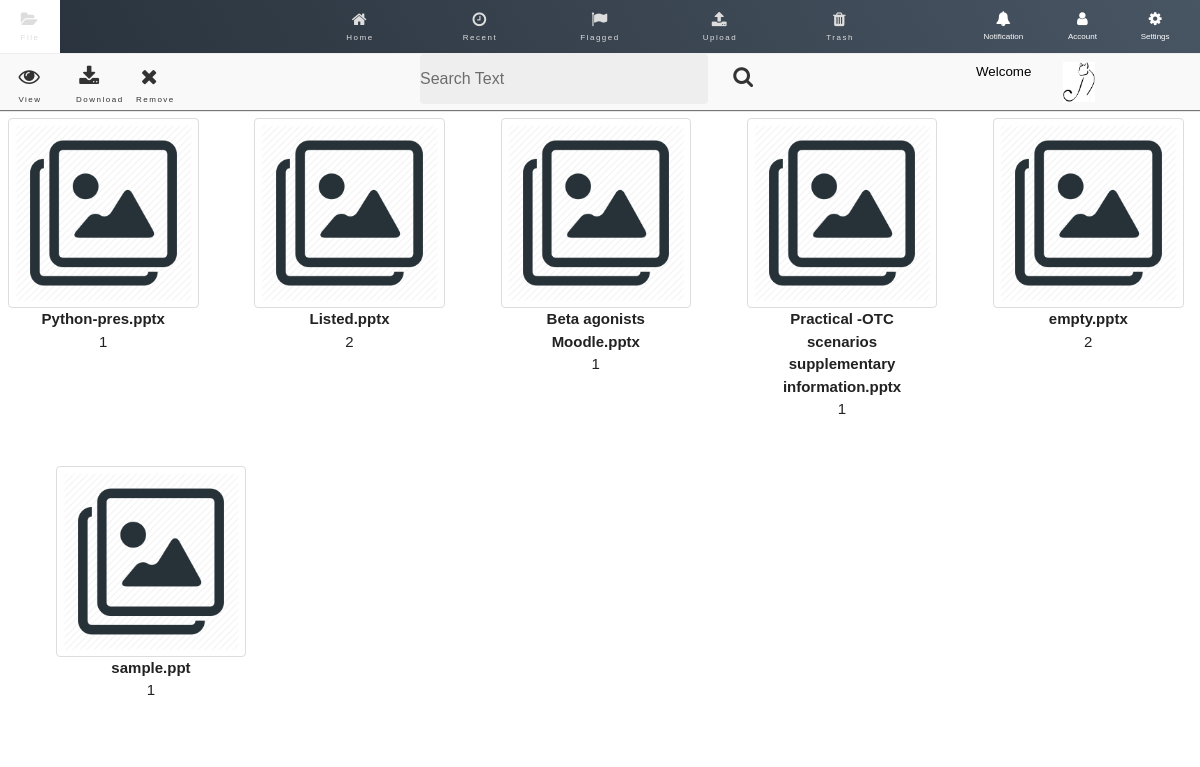
The app's page /?/Welcome/summon/home with its own data.
### tables this page shows
CREATE TABLE `wc_file` (
  `id` int(11) NOT NULL AUTO_INCREMENT,
  `name` varchar(256) NOT NULL,
  `extension` varchar(5) NOT NULL,
  `location` varchar(256) DEFAULT '',
  `created` datetime DEFAULT CURRENT_TIMESTAMP,
  `modified` datetime DEFAULT CURRENT_TIMESTAMP,
  `fsize` int(11) NOT NULL,
  `flag` int(11) NOT NULL DEFAULT '1',
  `member` int(11) NOT NULL,
  `active` tinyint(2) DEFAULT '1',
  `thumbnail` int(11) DEFAULT '1',
  `author` varchar(100) DEFAULT NULL,
  `category` varchar(100) DEFAULT NULL,
  `contentype` varchar(100) DEFAULT NULL,
  PRIMARY KEY (`id`),
  KEY `flag` (`flag`),
  KEY `member` (`member`)
);

### sites/controller/welcome.php (called while the page is built, shortened)
<?php
class Welcome extends \Epiqworx\Concrete\Controller
{
	function summon($option) {
		$this->render();
	}
}
?>

### epiqworx/concrete/router.php (called while the page is built, shortened)
<?php
class Router {
    private $controller = '';
    private $method = '';
    private $params = [];
    function __construct() {
        $url = $this->uri();
        if (count($url) == 0) {
            $this->controller = WEBDFLTCLASS;
            $this->method = WEBDFLTMETHOD;
            $this->controller = new $this->controller();
        } else {
            $this->controller = new $this->controller();
            unset($url[0]);
            unset($url[1]);
            $this->params = $url ? array_values($url) : [];
        }
        call_user_func_array([$this->controller, $this->method], $this->params);
    }
    private function uri() {
        $uri = explode("/", $this->getRequest());
        if ($uri[0] === NULL | $uri[0] === "" | $uri[0] === "/") {
            unset($uri[0]);
        }
        $uri = array_values($uri);
        return array_values($uri);
    }
    private function setFileClass($classObj) {
        if (is_readable(WEBCONTROLLER . strtolower($classObj) . '.php')) {
            $this->controller = $classObj;
        } else {
            \Epiqworx\Abstraction\Glitch::e404("Class : " . $classObj . " Does Not Exist <br>");
        }
    }
    private function setMethod($classObj, $method) {
        if (!is_null($method)) {
            if (method_exists($classObj, $method)) {
                $this->method = $method;
            } else {
               \Epiqworx\Abstraction\Glitch::e404("Method : " . $method . " Does Not Exist <br>");
            }
        } else {
           \Epiqworx\Abstraction\Glitch::e404("Method : " . $method . " Is Not Set <br>");
        }
    }
    private function getRequest() {
        $urlArray = explode("?", filter_var($_SERVER["REQUEST_URI"], FILTER_SANITIZE_URL));
        if(!isset($urlArray[1])) { return ''; }
        else { return $urlArray[1]; }
    }
}
?>

### index.php (called while the page is built, shortened)
<?php
new Epiqworx\Concrete\Router();
?>

### epiqworx/abstraction/dbhandler.php (called while the page is built, shortened)
<?php
abstract class DBHandler {
	private static $connection;
    private static function GetConnection() {
        self::$connection = mysqli_connect('localhost', 'root', '');
		return self::$connection;
    }
    public static function DQLi($sql, $params = null) {
        try {
            $conn = self::GetConnection();
            $stmt = mysqli_query($conn, $sql);
            $rslt = array();
                while($result = mysqli_fetch_assoc($stmt)){
                    $rslt[] = $result;
                }
            return $rslt;
        } catch (Exception $ex) {
            \Epiqworx\Abstraction\Glitch::dberror($ex->getMessage());
        }
    }
}
?>

### sites/view/section/home.php (the view)
<?php $result = \Epiqworx\Abstraction\DBHandler::DQLi("SELECT id, thumbnail, name, flag FROM wc_file WHERE member = 1 AND active = 1"); ?>
<?php if(empty($result)) { ?>
  <div class="" style="margin: auto; padding-top: 50px;">
    <a href="?/Welcome/summon/upload">
      <button class="btn-0" class="width-sm-20" style="font-size: 48pt;">
        <i class="fa fa-upload"></i>
        <span class="width-xs-20" style="font-size:22pt">No Files Found <br/> You Must Upload PowerPoint Files</span>
      </button>
    </a>
  </div>
<?php } else { ?>
    <div class="img-row">
    <?php for($x = 0; $x < count($result); $x++) { ?>
        <div class="column">
            <a href="?/Welcome/summon/home&id=<?php echo $result[$x]['id']; ?>">
                <img src="sites/usr/img/<?= $result[$x]['thumbnail']?>.png" alt="Avatar" style="width:100%">
            </a>
            <div class="container">
                <span class="width-xs-20 txt-c"><b><?php echo $result[$x]['name']?></b></span>
                <p class="width-xs-20 txt-c"><?php echo $result[$x]['flag']?></p>
            </div>
        </div>
    <?php  } ?>
    </div>
    <?php }?>

### records on screen
wc_file: name "Python-pres.pptx", flag "1"
wc_file: name "Listed.pptx", flag "2"
wc_file: name "Beta agonists Moodle.pptx", flag "1"
wc_file: name "Practical -OTC scenarios supplementary information.pptx", flag "1"
wc_file: name "empty.pptx", flag "2"
wc_file: name "sample.ppt", flag "1"
